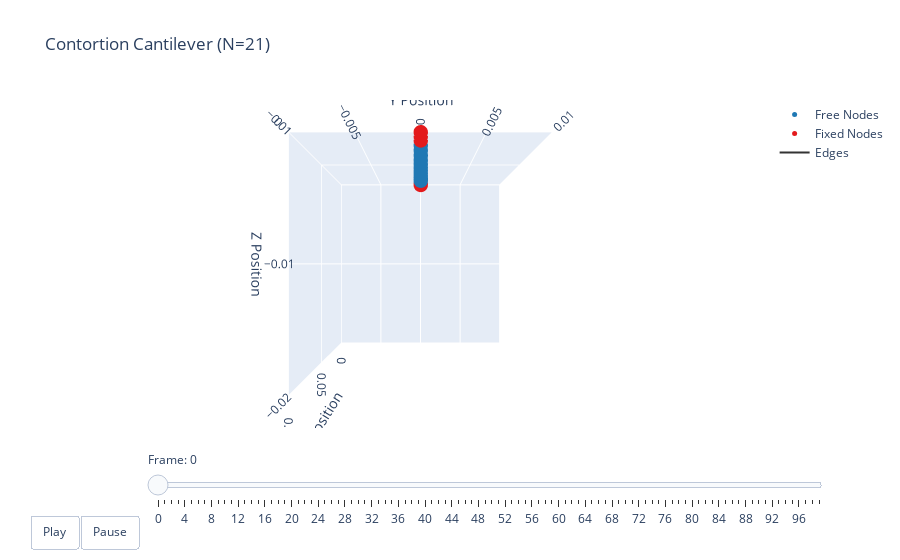

Notebook cell for this chart:
### Code cell
# Plot DOF vector on plotly
t = np.arange(robot.sim_params.total_time, step=robot.sim_params.dt)
options = dismech.AnimationOptions(y_lim=[-0.01, 0.01],
                  title='Contortion Cantilever (N=21)',
                  camera_view=(0,0))

fig = dismech.get_interactive_animation_plotly(robot, t, qs, options)
fig.show()

### Figure 1 — Plotly figure (JSON) as saved in the notebook; plotly's stock layout.template omitted (floating-point values rounded to 4 significant figures)
{"data": [{"marker": {"color": "#1f78b4", "size": 5}, "mode": "markers", "name": "Free Nodes", "type": "scatter3d", "x": [0.015, 0.02, 0.025, 0.03, 0.035, 0.04, 0.045, 0.05, 0.055, 0.06, 0.065, 0.07, 0.075, 0.08, 0.085], "y": [-0.0, -0.0, 0.0, 0.0, 0.0, -0.0, 0.0, 0.0, 0.0, 0.0, 0.0, 0.0, 0.0, 0.0, 0.0], "z": [-9.622e-05, -0.0002401, -0.0003976, -0.0005458, -0.0006705, -0.0007636, -0.0008207, -0.0008399, -0.0008207, -0.0007636, -0.0006705, -0.0005458, -0.0003976, -0.0002401, -9.622e-05]}, {"marker": {"color": "#e31a1c", "size": 5}, "mode": "markers", "name": "Fixed Nodes", "type": "scatter3d", "x": [0.0, 0.005, 0.01, 0.09, 0.095, 0.1], "y": [0.0, -0.0, -0.0, 0.0, 0.0, 0.0], "z": [0.0, -0.0, -0.0, 0.0, 0.0, 0.0]}, {"line": {"color": "#333333", "width": 2}, "mode": "lines", "name": "Edges", "type": "scatter3d", "x": [0, 0.005, null, 0.005, 0.01, null, 0.01, 0.015, null, 0.015, 0.02, null, 0.02, 0.025, null, 0.025, 0.03, null, 0.03, 0.035, null, 0.035, 0.04, null, 0.04, 0.045, null, 0.045, 0.05, null, 0.05, 0.055, null, 0.055, 0.06, null, 0.06, 0.065, null, 0.065, 0.07, null, 0.07, 0.075, null, 0.075, 0.08, null, 0.08, 0.085, null, 0.085, 0.09, null, 0.09, 0.095, null, 0.095, 0.1, null], "y": [0, 0, null, 0, 0, null, 0, 0, null, 0, 0, null, 0, 0, null, 0, 0, null, 0, 0, null, 0, 0, null, 0, 0, null, 0, 0, null, 0, 0, null, 0, 0, null, 0, 0, null, 0, 0, null, 0, 0, null, 0, 0, null, 0, 0, null, 0, 0, null, 0, 0, null, 0, 0, null], "z": [0, 0, null, 0, 0, null, 0, -9.622e-05, null, -9.622e-05, -0.0002401, null, -0.0002401, -0.0003976, null, -0.0003976, -0.0005458, null, -0.0005458, -0.0006705, null, -0.0006705, -0.0007636, null, -0.0007636, -0.0008207, null, -0.0008207, -0.0008399, null, -0.0008399, -0.0008207, null, -0.0008207, -0.0007636, null, -0.0007636, -0.0006705, null, -0.0006705, -0.0005458, null, -0.0005458, -0.0003976, null, -0.0003976, -0.0002401, null, -0.0002401, -9.622e-05, null, -9.622e-05, 0, null, 0, 0, null, 0, 0, null]}, {"color": "rgba(166, 206, 227, 0.7)", "i": [], "j": [], "k": [], "name": "Faces", "opacity": 0.7, "showscale": false, "type": "mesh3d", "x": [0.0, 0.005, 0.01, 0.015, 0.02, 0.025, 0.03, 0.035, 0.04, 0.045, 0.05, 0.055, 0.06, 0.065, 0.07, 0.075, 0.08, 0.085, 0.09, 0.095, 0.1], "y": [0.0, -0.0, -0.0, -0.0, -0.0, 0.0, 0.0, 0.0, -0.0, 0.0, 0.0, 0.0, 0.0, 0.0, 0.0, 0.0, 0.0, 0.0, 0.0, 0.0, 0.0], "z": [0.0, -0.0, -0.0, -9.622e-05, -0.0002401, -0.0003976, -0.0005458, -0.0006705, -0.0007636, -0.0008207, -0.0008399, -0.0008207, -0.0007636, -0.0006705, -0.0005458, -0.0003976, -0.0002401, -9.622e-05, 0.0, 0.0, 0.0]}], "layout": {"scene": {"camera": {"eye": {"x": 2, "y": 0, "z": 0}}, "xaxis": {"range": [0, 0.1], "title": {"text": "X Position"}}, "yaxis": {"range": [-0.01, 0.01], "title": {"text": "Y Position"}}, "zaxis": {"range": [-0.02003, 0], "title": {"text": "Z Position"}}}, "sliders": [{"currentvalue": {"prefix": "Frame: "}, "steps": [{"args": [["0"], {"frame": {"duration": 50, "redraw": true}, "mode": "immediate"}], "label": "0", "method": "animate"}, {"args": [["1"], {"frame": {"duration": 50, "redraw": true}, "mode": "immediate"}], "label": "1", "method": "animate"}, {"args": [["2"], {"frame": {"duration": 50, "redraw": true}, "mode": "immediate"}], "label": "2", "method": "animate"}, {"args": [["3"], {"frame": {"duration": 50, "redraw": true}, "mode": "immediate"}], "label": "3", "method": "animate"}, {"args": [["4"], {"frame": {"duration": 50, "redraw": true}, "mode": "immediate"}], "label": "4", "method": "animate"}, {"args": [["5"], {"frame": {"duration": 50, "redraw": true}, "mode": "immediate"}], "label": "5", "method": "animate"}, {"args": [["6"], {"frame": {"duration": 50, "redraw": true}, "mode": "immediate"}], "label": "6", "method": "animate"}, {"args": [["7"], {"frame": {"duration": 50, "redraw": true}, "mode": "immediate"}], "label": "7", "method": "animate"}, {"args": [["8"], {"frame": {"duration": 50, "redraw": true}, "mode": "immediate"}], "label": "8", "method": "animate"}, {"args": [["9"], {"frame": {"duration": 50, "redraw": true}, "mode": "immediate"}], "label": "9", "method": "animate"}, {"args": [["10"], {"frame": {"duration": 50, "redraw": true}, "mode": "immediate"}], "label": "10", "method": "animate"}, {"args": [["11"], {"frame": {"duration": 50, "redraw": true}, "mode": "immediate"}], "label": "11", "method": "animate"}, {"args": [["12"], {"frame": {"duration": 50, "redraw": true}, "mode": "immediate"}], "label": "12", "method": "animate"}, {"args": [["13"], {"frame": {"duration": 50, "redraw": true}, "mode": "immediate"}], "label": "13", "method": "animate"}, {"args": [["14"], {"frame": {"duration": 50, "redraw": true}, "mode": "immediate"}], "label": "14", "method": "animate"}, {"args": [["15"], {"frame": {"duration": 50, "redraw": true}, "mode": "immediate"}], "label": "15", "method": "animate"}, {"args": [["16"], {"frame": {"duration": 50, "redraw": true}, "mode": "immediate"}], "label": "16", "method": "animate"}, {"args": [["17"], {"frame": {"duration": 50, "redraw": true}, "mode": "immediate"}], "label": "17", "method": "animate"}, {"args": [["18"], {"frame": {"duration": 50, "redraw": true}, "mode": "immediate"}], "label": "18", "method": "animate"}, {"args": [["19"], {"frame": {"duration": 50, "redraw": true}, "mode": "immediate"}], "label": "19", "method": "animate"}, {"args": [["20"], {"frame": {"duration": 50, "redraw": true}, "mode": "immediate"}], "label": "20", "method": "animate"}, {"args": [["21"], {"frame": {"duration": 50, "redraw": true}, "mode": "immediate"}], "label": "21", "method": "animate"}, {"args": [["22"], {"frame": {"duration": 50, "redraw": true}, "mode": "immediate"}], "label": "22", "method": "animate"}, {"args": [["23"], {"frame": {"duration": 50, "redraw": true}, "mode": "immediate"}], "label": "23", "method": "animate"}, {"args": [["24"], {"frame": {"duration": 50, "redraw": true}, "mode": "immediate"}], "label": "24", "method": "animate"}, {"args": [["25"], {"frame": {"duration": 50, "redraw": true}, "mode": "immediate"}], "label": "25", "method": "animate"}, {"args": [["26"], {"frame": {"duration": 50, "redraw": true}, "mode": "immediate"}], "label": "26", "method": "animate"}, {"args": [["27"], {"frame": {"duration": 50, "redraw": true}, "mode": "immediate"}], "label": "27", "method": "animate"}, {"args": [["28"], {"frame": {"duration": 50, "redraw": true}, "mode": "immediate"}], "label": "28", "method": "animate"}, {"args": [["29"], {"frame": {"duration": 50, "redraw": true}, "mode": "immediate"}], "label": "29", "method": "animate"}, {"args": [["30"], {"frame": {"duration": 50, "redraw": true}, "mode": "immediate"}], "label": "30", "method": "animate"}, {"args": [["31"], {"frame": {"duration": 50, "redraw": true}, "mode": "immediate"}], "label": "31", "method": "animate"}, {"args": [["32"], {"frame": {"duration": 50, "redraw": true}, "mode": "immediate"}], "label": "32", "method": "animate"}, {"args": [["33"], {"frame": {"duration": 50, "redraw": true}, "mode": "immediate"}], "label": "33", "method": "animate"}, {"args": [["34"], {"frame": {"duration": 50, "redraw": true}, "mode": "immediate"}], "label": "34", "method": "animate"}, {"args": [["35"], {"frame": {"duration": 50, "redraw": true}, "mode": "immediate"}], "label": "35", "method": "animate"}, {"args": [["36"], {"frame": {"duration": 50, "redraw": true}, "mode": "immediate"}], "label": "36", "method": "animate"}, {"args": [["37"], {"frame": {"duration": 50, "redraw": true}, "mode": "immediate"}], "label": "37", "method": "animate"}, {"args": [["38"], {"frame": {"duration": 50, "redraw": true}, "mode": "immediate"}], "label": "38", "method": "animate"}, {"args": [["39"], {"frame": {"duration": 50, "redraw": true}, "mode": "immediate"}], "label": "39", "method": "animate"}, {"args": [["40"], {"frame": {"duration": 50, "redraw": true}, "mode": "immediate"}], "label": "40", "method": "animate"}, {"args": [["41"], {"frame": {"duration": 50, "redraw": true}, "mode": "immediate"}], "label": "41", "method": "animate"}, {"args": [["42"], {"frame": {"duration": 50, "redraw": true}, "mode": "immediate"}], "label": "42", "method": "animate"}, {"args": [["43"], {"frame": {"duration": 50, "redraw": true}, "mode": "immediate"}], "label": "43", "method": "animate"}, {"args": [["44"], {"frame": {"duration": 50, "redraw": true}, "mode": "immediate"}], "label": "44", "method": "animate"}, {"args": [["45"], {"frame": {"duration": 50, "redraw": true}, "mode": "immediate"}], "label": "45", "method": "animate"}, {"args": [["46"], {"frame": {"duration": 50, "redraw": true}, "mode": "immediate"}], "label": "46", "method": "animate"}, {"args": [["47"], {"frame": {"duration": 50, "redraw": true}, "mode": "immediate"}], "label": "47", "method": "animate"}, {"args": [["48"], {"frame": {"duration": 50, "redraw": true}, "mode": "immediate"}], "label": "48", "method": "animate"}, {"args": [["49"], {"frame": {"duration": 50, "redraw": true}, "mode": "immediate"}], "label": "49", "method": "animate"}, {"args": [["50"], {"frame": {"duration": 50, "redraw": true}, "mode": "immediate"}], "label": "50", "method": "animate"}, {"args": [["51"], {"frame": {"duration": 50, "redraw": true}, "mode": "immediate"}], "label": "51", "method": "animate"}, {"args": [["52"], {"frame": {"duration": 50, "redraw": true}, "mode": "immediate"}], "label": "52", "method": "animate"}, {"args": [["53"], {"frame": {"duration": 50, "redraw": true}, "mode": "immediate"}], "label": "53", "method": "animate"}, {"args": [["54"], {"frame": {"duration": 50, "redraw": true}, "mode": "immediate"}], "label": "54", "method": "animate"}, {"args": [["55"], {"frame": {"duration": 50, "redraw": true}, "mode": "immediate"}], "label": "55", "method": "animate"}, {"args": [["56"], {"frame": {"duration": 50, "redraw": true}, "mode": "immediate"}], "label": "56", "method": "animate"}, {"args": [["57"], {"frame": {"duration": 50, "redraw": true}, "mode": "immediate"}], "label": "57", "method": "animate"}, {"args": [["58"], {"frame": {"duration": 50, "redraw": true}, "mode": "immediate"}], "label": "58", "method": "animate"}, {"args": [["59"], {"frame": {"duration": 50, "redraw": true}, "mode": "immediate"}], "label": "59", "method": "animate"}, {"args": [["60"], {"frame": {"duration": 50, "redraw": true}, "mode": "immediate"}], "label": "60", "method": "animate"}, {"args": [["61"], {"frame": {"duration": 50, "redraw": true}, "mode": "immediate"}], "label": "61", "method": "animate"}, {"args": [["62"], {"frame": {"duration": 50, "redraw": true}, "mode": "immediate"}], "label": "62", "method": "animate"}, {"args": [["63"], {"frame": {"duration": 50, "redraw": true}, "mode": "immediate"}], "label": "63", "method": "animate"}, {"args": [["64"], {"frame": {"duration": 50, "redraw": true}, "mode": "immediate"}], "label": "64", "method": "animate"}, {"args": [["65"], {"frame": {"duration": 50, "redraw": true}, "mode": "immediate"}], "label": "65", "method": "animate"}, {"args": [["66"], {"frame": {"duration": 50, "redraw": true}, "mode": "immediate"}], "label": "66", "method": "animate"}, {"args": [["67"], {"frame": {"duration": 50, "redraw": true}, "mode": "immediate"}], "label": "67", "method": "animate"}, {"args": [["68"], {"frame": {"duration": 50, "redraw": true}, "mode": "immediate"}], "label": "68", "method": "animate"}, {"args": [["69"], {"frame": {"duration": 50, "redraw": true}, "mode": "immediate"}], "label": "69", "method": "animate"}, {"args": [["70"], {"frame": {"duration": 50, "redraw": true}, "mode": "immediate"}], "label": "70", "method": "animate"}, {"args": [["71"], {"frame": {"duration": 50, "redraw": true}, "mode": "immediate"}], "label": "71", "method": "animate"}, {"args": [["72"], {"frame": {"duration": 50, "redraw": true}, "mode": "immediate"}], "label": "72", "method": "animate"}, {"args": [["73"], {"frame": {"duration": 50, "redraw": true}, "mode": "immediate"}], "label": "73", "method": "animate"}, {"args": [["74"], {"frame": {"duration": 50, "redraw": true}, "mode": "immediate"}], "label": "74", "method": "animate"}, {"args": [["75"], {"frame": {"duration": 50, "redraw": true}, "mode": "immediate"}], "label": "75", "method": "animate"}, {"args": [["76"], {"frame": {"duration": 50, "redraw": true}, "mode": "immediate"}], "label": "76", "method": "animate"}, {"args": [["77"], {"frame": {"duration": 50, "redraw": true}, "mode": "immediate"}], "label": "77", "method": "animate"}, {"args": [["78"], {"frame": {"duration": 50, "redraw": true}, "mode": "immediate"}], "label": "78", "method": "animate"}, {"args": [["79"], {"frame": {"duration": 50, "redraw": true}, "mode": "immediate"}], "label": "79", "method": "animate"}, {"args": [["80"], {"frame": {"duration": 50, "redraw": true}, "mode": "immediate"}], "label": "80", "method": "animate"}, {"args": [["81"], {"frame": {"duration": 50, "redraw": true}, "mode": "immediate"}], "label": "81", "method": "animate"}, {"args": [["82"], {"frame": {"duration": 50, "redraw": true}, "mode": "immediate"}], "label": "82", "method": "animate"}, {"args": [["83"], {"frame": {"duration": 50, "redraw": true}, "mode": "immediate"}], "label": "83", "method": "animate"}, {"args": [["84"], {"frame": {"duration": 50, "redraw": true}, "mode": "immediate"}], "label": "84", "method": "animate"}, {"args": [["85"], {"frame": {"duration": 50, "redraw": true}, "mode": "immediate"}], "label": "85", "method": "animate"}, {"args": [["86"], {"frame": {"duration": 50, "redraw": true}, "mode": "immediate"}], "label": "86", "method": "animate"}, {"args": [["87"], {"frame": {"duration": 50, "redraw": true}, "mode": "immediate"}], "label": "87", "method": "animate"}, {"args": [["88"], {"frame": {"duration": 50, "redraw": true}, "mode": "immediate"}], "label": "88", "method": "animate"}, {"args": [["89"], {"frame": {"duration": 50, "redraw": true}, "mode": "immediate"}], "label": "89", "method": "animate"}, {"args": [["90"], {"frame": {"duration": 50, "redraw": true}, "mode": "immediate"}], "label": "90", "method": "animate"}, {"args": [["91"], {"frame": {"duration": 50, "redraw": true}, "mode": "immediate"}], "label": "91", "method": "animate"}, {"args": [["92"], {"frame": {"duration": 50, "redraw": true}, "mode": "immediate"}], "label": "92", "method": "animate"}, {"args": [["93"], {"frame": {"duration": 50, "redraw": true}, "mode": "immediate"}], "label": "93", "method": "animate"}, {"args": [["94"], {"frame": {"duration": 50, "redraw": true}, "mode": "immediate"}], "label": "94", "method": "animate"}, {"args": [["95"], {"frame": {"duration": 50, "redraw": true}, "mode": "immediate"}], "label": "95", "method": "animate"}, {"args": [["96"], {"frame": {"duration": 50, "redraw": true}, "mode": "immediate"}], "label": "96", "method": "animate"}, {"args": [["97"], {"frame": {"duration": 50, "redraw": true}, "mode": "immediate"}], "label": "97", "method": "animate"}, {"args": [["98"], {"frame": {"duration": 50, "redraw": true}, "mode": "immediate"}], "label": "98", "method": "animate"}, {"args": [["99"], {"frame": {"duration": 50, "redraw": true}, "mode": "immediate"}], "label": "99", "method": "animate"}], "transition": {"duration": 0}, "x": 0.1, "y": 0}], "title": {"text": "Contortion Cantilever (N=21)"}, "updatemenus": [{"buttons": [{"args": [null, {"frame": {"duration": 50, "redraw": true}, "fromcurrent": true}], "label": "Play", "method": "animate"}, {"args": [[null], {"frame": {"duration": 0, "redraw": true}, "mode": "immediate"}], "label": "Pause", "method": "animate"}], "direction": "left", "pad": {"r": 10, "t": 87}, "showactive": false, "type": "buttons", "x": 0.1, "xanchor": "right", "y": 0, "yanchor": "top"}]}}
